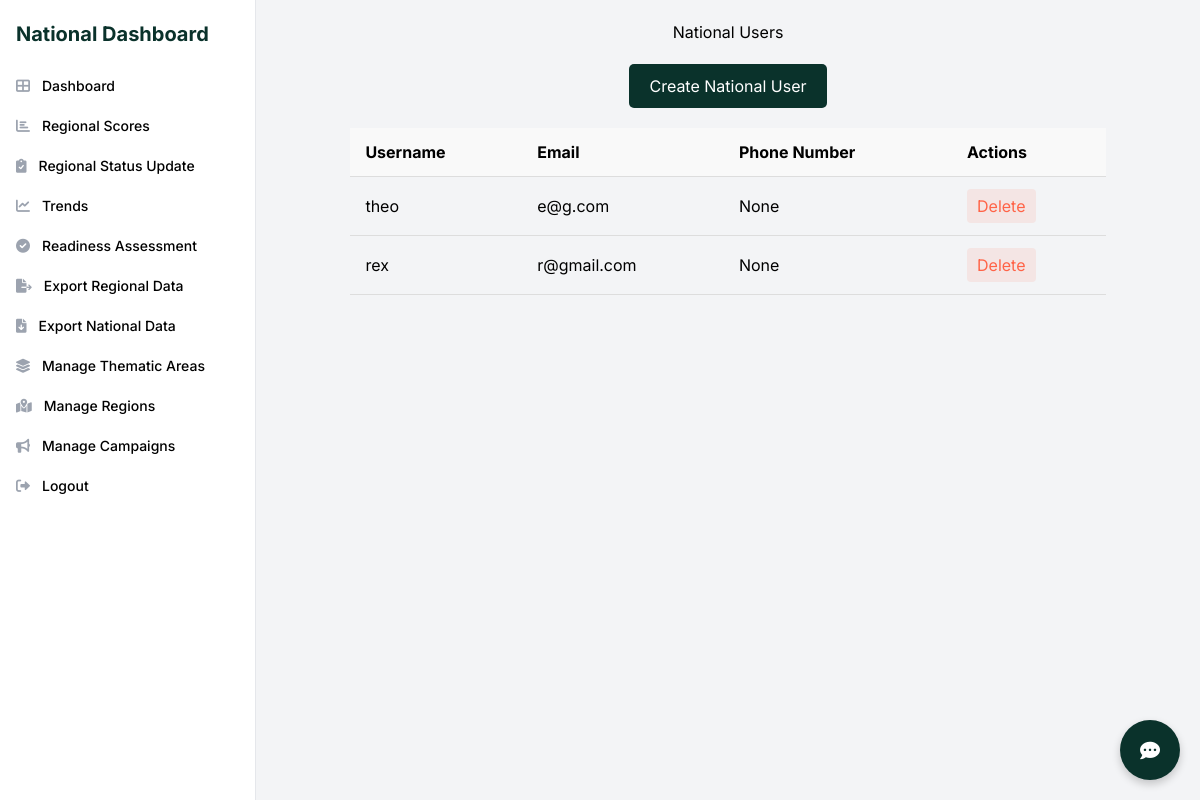
The page /national_users/ (signed in) on the database its author committed.
### campaign/models.py (models this page shows, shortened)
class User(AbstractUser):
    ROLE_CHOICES = (
        ('national', 'National User'),
        ('regional', 'Regional User'),
        ('place', 'Place User'),  # New role added
    )
    role = models.CharField(max_length=10, choices=ROLE_CHOICES)
    region = models.ForeignKey('Region', on_delete=models.SET_NULL, null=True, blank=True)
    place = models.ForeignKey('Place', on_delete=models.SET_NULL, null=True, blank=True)  # New field for place users
    phone_number = models.CharField(max_length=15, blank=True, null=True)

### campaign/views.py (the view)
# urls.py: path("national_users/", views.manage_national_users, name="manage_national_users"),
@login_required
@restrict_access(allowed_roles=["national"])
def manage_national_users(request):
    if request.user.role != "national":
        return redirect("main_page")
    if request.method == "POST" and "user_id" in request.POST:
        user_id = request.POST["user_id"]
        user = get_object_or_404(User, id=user_id, role="national")
        user.delete()
        messages.success(request, "National user deleted successfully.")
    national_users = User.objects.filter(role="national")
    return render(
        request,
        "campaign/manage_national_users.html",
        {"national_users": national_users},
    )

### campaign/utilities.py (called while the page is built)
def restrict_access(allowed_roles=None, redirect_url="main_page"):
    allowed_roles = allowed_roles or []
    def decorator(view_func):
        @wraps(view_func)
        def _wrapped_view(request, *args, **kwargs):
            if not request.user.is_authenticated:
                return redirect("main_page")
            if request.user.role not in allowed_roles:
                if redirect_url:
                    return redirect(redirect_url)
                return HttpResponseForbidden("You do not have access to this resource.")
            return view_func(request, *args, **kwargs)
        return _wrapped_view
    return decorator

### campaign/templates/campaign/manage_national_users.html (shortened to what this page needs)
{% extends "campaign/base.html" %}
{% block extra_head %}
<link rel="stylesheet" href="https://cdn.jsdelivr.net/npm/sweetalert2@11/dist/sweetalert2.min.css">
{% endblock %}
{% block content %}
<div class="user-form">
    <h2>National Users</h2>
    <div class="create-button-container">
        <a href="{% url 'create_national_user' %}" class="create-button">Create National User</a>
    </div>
    <div class="table-container">
        <table>
            <thead>
                <tr>
                    <th>Username</th>
                    <th>Email</th>
                    <th>Phone Number</th>
                    <th>Actions</th>
                </tr>
            </thead>
            <tbody>
                {% for user in national_users %}
                    <tr>
                        <td>{{ user.username }}</td>
                        <td>{{ user.email }}</td>
                        <td>{{ user.phone_number }}</td>
                        <td>
                            <button type="button" onclick="confirmDelete('{{ user.id }}')" class="delete-button">Delete</button>
                        </td>
                    </tr>
                {% endfor %}
            </tbody>
        </table>
    </div>
</div>
{% endblock %}

### campaign/templates/campaign/base.html (style rules this page uses)
body { font-family: 'Inter', sans-serif; }

### campaign/templates/campaign/manage_national_users.html (style rules this page uses)
.user-form { width: 80%; margin: 20px auto; }
.user-form h2 { text-align: center; margin-bottom: 20px; }
.table-container { width: 100%; margin-top: 20px; }
table { width: 100%; border-collapse: collapse; }
table thead { background-color: #f9f9f9; }
table th, table td { padding: 12px 15px; text-align: left; border-bottom: 1px solid #ddd; }
.create-button-container { text-align: center; margin: 20px 0; }
.create-button { background-color: rgba(10, 50, 43, 1); color: white; padding: 10px 20px; border: none; border-radius: 5px; cursor: pointer; transition: background-color 0.3s ease; display: inline-block; }
.delete-button { background-color: rgba(255, 99, 71, 0.1); color: #FF6347; border: none; border-radius: 4px; padding: 5px 10px; cursor: pointer; transition: background-color 0.3s ease; }

### rows shown on the page
User: username "theo", email "e@g.com", phone_number "None"
User: username "rex", email "r@gmail.com", phone_number "None"
